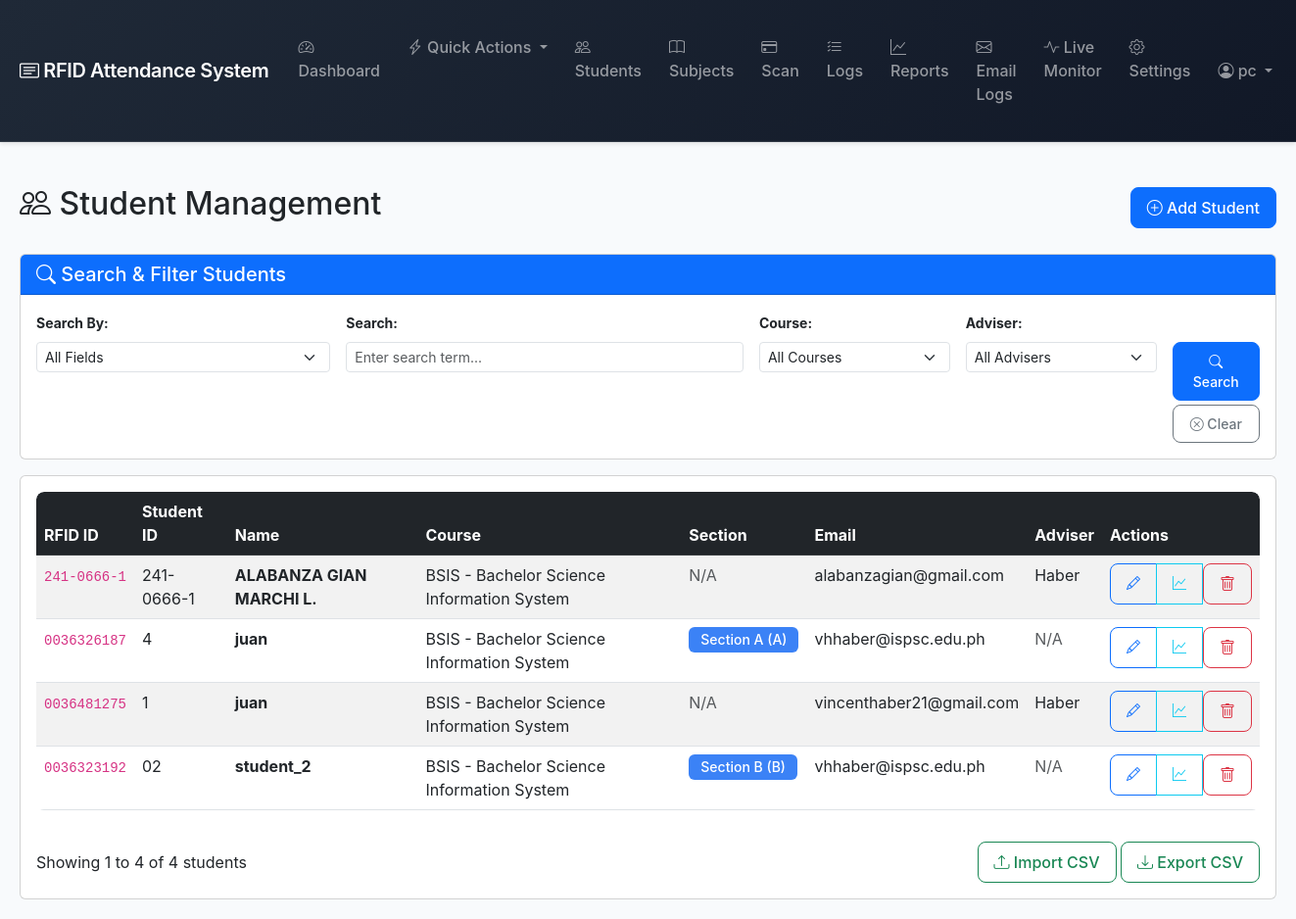
Page /students/ (signed in) on the earlier database version.
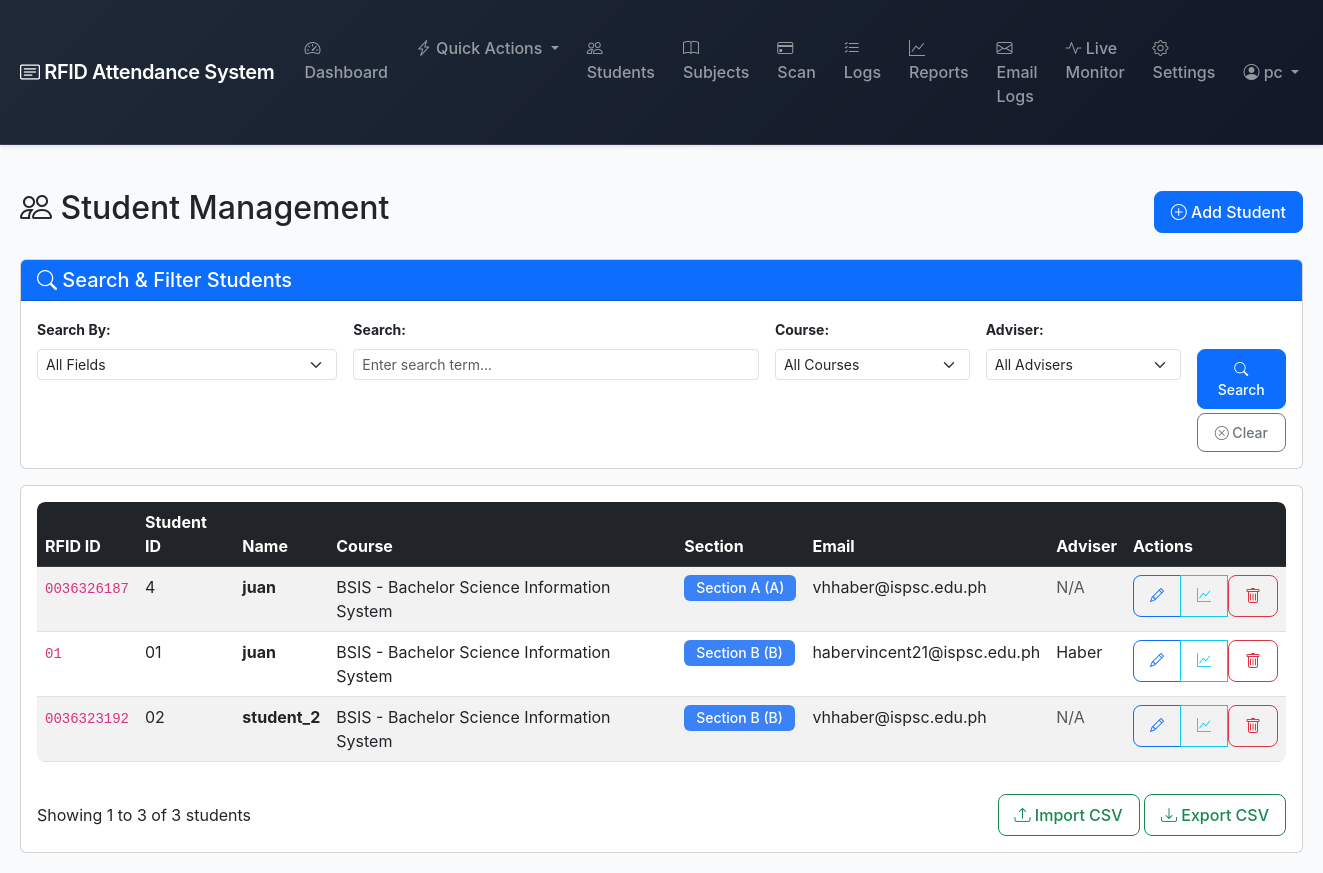
Same page on the later database version.
### attendance/models.py (models this page shows, shortened)
class Student(models.Model):
    rfid_id = models.CharField(max_length=50, unique=True)
    student_id = models.CharField(max_length=50, unique=True, null=True, blank=True)
    name = models.CharField(max_length=100)
    course = models.ForeignKey('Course', on_delete=models.PROTECT, related_name='students', help_text="Student's enrolled course")
    section = models.ForeignKey('Section', on_delete=models.PROTECT, related_name='students', null=True, blank=True, help_text="Student's section (A, B, C, etc.)")
    email = models.EmailField()
    adviser = models.ForeignKey(Adviser, on_delete=models.SET_NULL, null=True, blank=True, related_name='students')
    user = models.OneToOneField(User, on_delete=models.CASCADE, null=True, blank=True, related_name='student_profile')
    created_at = models.DateTimeField(auto_now_add=True, null=True, blank=True)
    updated_at = models.DateTimeField(auto_now=True, null=True, blank=True)
    class Meta:
        ordering = ['name']

class Course(models.Model):
    code = models.CharField(max_length=50, unique=True, help_text="Course code (e.g., BSIT, BSCS)")
    name = models.CharField(max_length=200, help_text="Full course name (e.g., Bachelor of Science in Information Technology)")
    description = models.TextField(blank=True, default='', help_text="Optional course description")
    is_active = models.BooleanField(default=True, help_text="Whether this course is currently active")
    created_at = models.DateTimeField(auto_now_add=True)
    updated_at = models.DateTimeField(auto_now=True)
    class Meta:
        ordering = ['code']
        verbose_name_plural = "Courses"
        indexes = [
            models.Index(fields=['code', 'is_active']),
        ]

class Adviser(models.Model):
    name = models.CharField(max_length=100)
    email = models.EmailField(unique=True)
    employee_id = models.CharField(max_length=50, unique=True, null=True, blank=True)
    department = models.CharField(max_length=100, blank=True, default='')
    courses = models.ManyToManyField('Course', related_name='advisers', blank=True, help_text="Courses this adviser manages")
    user = models.OneToOneField(User, on_delete=models.CASCADE, null=True, blank=True, related_name='adviser_profile')
    created_at = models.DateTimeField(auto_now_add=True, null=True, blank=True)
    updated_at = models.DateTimeField(auto_now=True, null=True, blank=True)
    class Meta:
        ordering = ['name']
        verbose_name_plural = "Advisers"

class Section(models.Model):
    code = models.CharField(max_length=20, unique=True, help_text="Section code (e.g., A, B, C)")
    name = models.CharField(max_length=100, help_text="Section name (e.g., Section A)")
    description = models.TextField(blank=True, default='', help_text="Optional section description")
    is_active = models.BooleanField(default=True, help_text="Whether this section is currently active")
    created_at = models.DateTimeField(auto_now_add=True)
    updated_at = models.DateTimeField(auto_now=True)
    class Meta:
        ordering = ['code']
        verbose_name_plural = "Sections"
        indexes = [
            models.Index(fields=['code', 'is_active']),
        ]

### attendance/views.py (the view, shortened to what this page needs)
# urls.py: path('students/', views.student_list, name='student_list'),
@login_required
def student_list(request):
    search_query = request.GET.get('search', '').strip()
    search_by = request.GET.get('search_by', 'all')  # all, name, rfid_id, student_id, course, email, adviser
    course_filter = request.GET.get('course', '')
    adviser_filter = request.GET.get('adviser', '')
    current_user_is_adviser = hasattr(request.user, 'adviser_profile')
    current_adviser_id = None
    if current_user_is_adviser:
        current_adviser_id = request.user.adviser_profile.id
    filter_by_current_adviser = False
    if filter_by_current_adviser:
        accessible_courses = get_user_accessible_courses(request.user)
        if request.user.is_superuser or request.user.is_staff:
            students = Student.objects.all()
        else:
            students = Student.objects.filter(
                Q(course__in=accessible_courses) | Q(adviser_id=current_adviser_id)
            ).distinct()
    else:
        students = filter_by_user_courses(Student.objects.all(), request.user)
    resolved_adviser_id = None
    if request.user.is_superuser or request.user.is_staff:
        all_courses = Course.objects.filter(is_active=True).order_by('code')
        all_advisers = Adviser.objects.all().order_by('name')
    elif hasattr(request.user, 'adviser_profile'):
        all_courses = Course.objects.filter(is_active=True).order_by('code')
        all_advisers = Adviser.objects.all().order_by('name')
    accessible_courses = get_user_accessible_courses(request.user)
    if request.user.is_superuser or request.user.is_staff:
        filter_courses = Course.objects.filter(is_active=True).order_by('code')
    else:
        filter_courses = accessible_courses.order_by('code')
    if request.user.is_superuser or request.user.is_staff:
        filter_advisers = Adviser.objects.all().order_by('name')
    else:
        if accessible_courses.exists():
            filter_advisers = Adviser.objects.filter(courses__in=accessible_courses).distinct().order_by('name')
        else:
            filter_advisers = Adviser.objects.none()
    total_count = students.count()
    highlight_student_id = request.GET.get('highlight')
    paginator = Paginator(students, 25)
    page_number = request.GET.get('page')
    page_obj = paginator.get_page(page_number)
    sections = Section.objects.filter(is_active=True).order_by('code')
    current_adviser_id = None
    if hasattr(request.user, 'adviser_profile'):
        current_adviser_id = request.user.adviser_profile.id
    query_parts = []
    if adviser_filter:
        query_parts.append(f'adviser={adviser_filter}')
    if course_filter:
        query_parts.append(f'course={course_filter}')
    if search_query:
        query_parts.append(f'search={search_query}')
    if search_by and search_by != 'all':
        query_parts.append(f'search_by={search_by}')
    query_string = '&'.join(query_parts) if query_parts else ''
    if query_string:
        query_string = '?' + query_string
    context = {
        'students': page_obj,
        'search_query': search_query,
        'search_by': search_by,
        'course_filter': course_filter,
        'adviser_filter': adviser_filter,
        'resolved_adviser_id': resolved_adviser_id,  # Add resolved adviser ID for pre-selection
        'current_adviser_id': current_adviser_id,  # Current user's adviser ID for auto-selection
        'total_count': total_count,
        'all_courses': all_courses,  # All courses for add modal
        'all_advisers': all_advisers,  # All advisers for add modal
        'filter_courses': filter_courses,  # Filtered courses for filter dropdown
        'filter_advisers': filter_advisers,  # Filtered advisers for filter dropdown
        'sections': sections,
        'query_string': query_string,  # Query string for edit links
    }
    return render(request, 'attendance/student_list.html', context)

### attendance/views.py (called while the page is built)
def get_user_accessible_courses(user):
    if user.is_superuser or user.is_staff:
        return Course.objects.filter(is_active=True)
    elif hasattr(user, 'adviser_profile'):
        adviser = user.adviser_profile
        return adviser.courses.filter(is_active=True)
    elif hasattr(user, 'student_profile'):
        student = user.student_profile
        if student.course:
            return Course.objects.filter(id=student.course.id, is_active=True)
        return Course.objects.none()
    return Course.objects.none()

def filter_by_user_courses(queryset, user, course_field='course'):
    accessible_courses = get_user_accessible_courses(user)
    if user.is_superuser or user.is_staff:
        return queryset
    elif accessible_courses.exists():
        return queryset.filter(**{f'{course_field}__in': accessible_courses})
    else:
        return queryset.none()

### attendance/templates/attendance/student_list.html (shortened to what the changed rows need)
{% extends 'attendance/base.html' %}
{% load static %}
{% block content %}
<div class="d-flex justify-content-between align-items-center mb-4">
    <h2><i class="bi bi-people"></i> Student Management</h2>
</div>
<div class="card">
    <div class="card-body">
        <div class="table-responsive">
            <table class="table table-striped table-hover">
                <thead class="table-dark">
                    <tr>
                        <th>RFID ID</th>
                        <th>Student ID</th>
                        <th>Name</th>
                        <th>Course</th>
                        <th>Section</th>
                        <th>Email</th>
                        <th>Adviser</th>
                        <th>Actions</th>
                    </tr>
                </thead>
                <tbody>
                    {% for student in students %}
                    <tr id="student-row-{{ student.id }}" data-student-id="{{ student.id }}">
                        <td><code>{{ student.rfid_id }}</code></td>
                        <td>{{ student.student_id|default:"<span class='text-muted'>N/A</span>" }}</td>
                        <td><strong>{{ student.name }}</strong></td>
                        <td>{% if student.course %}{{ student.course.code }} - {{ student.course.name }}{% else %}<span class='text-muted'>N/A</span>{% endif %}</td>
                        <td>{% if student.section %}<span class="badge bg-info">{{ student.section.name }} ({{ student.section.code }})</span>{% else %}<span class='text-muted'>N/A</span>{% endif %}</td>
                        <td>{{ student.email }}</td>
                        <td>{% if student.adviser %}{{ student.adviser.name }}{% else %}<span class='text-muted'>N/A</span>{% endif %}</td>
                        <td>
                            <div class="btn-group btn-group-sm" role="group">
                                <a href="{% url 'student_edit' student.id %}{{ query_string }}" class="btn btn-outline-primary" title="Edit">
                                    <i class="bi bi-pencil"></i>
                                </a>
                                <a href="{% url 'student_summary_detail' student.id %}" class="btn btn-outline-info" title="View Summary">
                                    <i class="bi bi-graph-up"></i>
                                </a>
                                <form method="POST" action="{% url 'student_delete' student.id %}" class="d-inline delete-form" data-message="Are you sure you want to delete {{ student.name }}?">
                                    <button type="submit" class="btn btn-outline-danger" title="Delete">
                                        <i class="bi bi-trash"></i>
                                    </button>
                                </form>
                            </div>
                        </td>
                    </tr>
                    {% endfor %}
                </tbody>
            </table>
        </div>
        <div class="d-flex justify-content-between align-items-center mt-3">
            <div>
                Showing {{ students.start_index|default:0 }} to {{ students.end_index|default:0 }} of {{ total_count }} students
            </div>
            <div>
                <button type="button" class="btn btn-outline-success" data-bs-toggle="modal" data-bs-target="#importModal">
                </button>
                <a href="{% url 'student_export_csv' %}" class="btn btn-outline-success">
                </a>
            </div>
        </div>
    </div>
</div>
{% endblock %}

Differences in the rows shown:
removed Student: rfid_id "241-0666-1", student_id "241-0666-1", name "ALABANZA GIAN MARCHI L.", course.code "BSIS", course.name "Bachelor Science Information System", shows "N/A", email "alabanzagian@gmail.com", adviser.name "Haber"
removed Student: rfid_id "0036481275", student_id "1", name "juan", course.code "BSIS", course.name "Bachelor Science Information System", shows "N/A", email "vincenthaber21@gmail.com", adviser.name "Haber"
added Student: rfid_id "01", student_id "01", name "juan", course.code "BSIS", course.name "Bachelor Science Information System", section.name "Section B", section.code "B", email "habervincent21@ispsc.edu.ph", adviser.name "Haber"
Other differences:
{{ students.end_index|default:0 }}: "4" → "3"
{{ total_count }}: "4" → "3"
